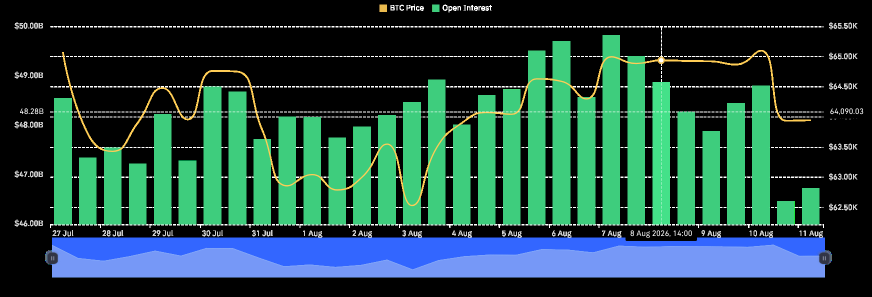
#> input picture download.png, 1743 x 594 px (shown at 1/2 size)
$ python -i skan_normal.py   (imports and definitions only)
#> lines starting #> are read from the running program, lines starting #| are printed output that depends on the picture; after the words box and inside, x2 and y2 are one past the last pixel; in counts of white or black regions, pixels touching at a corner belong together
import glob
import os
import cv2
import numpy as np
import pandas as pd
import pytesseract
from datetime import datetime, timedelta
import re

# Konfiguracja ścieżki Tesseract (odkomentuj i dostosuj w razie potrzeby na Windowsie)
# pytesseract.pytesseract.tesseract_cmd = r'C:\Program Files\Tesseract-OCR\tesseract.exe'


# [4 lines left out: function setup_directories, not called in this run]


def ocr_digits_only(crop_img):
    """Odczytuje datę/czas z wyciętego fragmentu osi X."""
    if crop_img is None or crop_img.size == 0:
        return ''

    # Powiększenie 3x dla poprawy ostrości OCR
    resized = cv2.resize(crop_img, None, fx=3, fy=3, interpolation=cv2.INTER_CUBIC)
    gray = cv2.cvtColor(resized, cv2.COLOR_BGR2GRAY)
    _, thresh = cv2.threshold(gray, 0, 255, cv2.THRESH_BINARY_INV + cv2.THRESH_OTSU)

    bordered = cv2.copyMakeBorder(thresh, 10, 10, 10, 10, cv2.BORDER_CONSTANT, value=[0, 0, 0])

    # Konfiguracja Tesseract - tylko cyfry i separatory czasowe
    custom_config = r'--oem 3 --psm 8 -c tessedit_char_whitelist=0123456789-.:,$B/ '
    text = pytesseract.image_to_string(bordered, config=custom_config).strip()
    return text


def get_volume_scale(filename):
    """
    Zwraca zakres wolumenu (Min, Max w Mld USD) dla lewej osi Y
    w zależności od nazwy pliku.
    """
    fname_lower = filename.lower()

    if 'btc' in fname_lower:
        return 0.0, 10.0   # Zakres wolumenu dla BTC (0.0 - 10.0 Mld)
    elif 'sol' in fname_lower:
        return 0.0, 5.0    # Zakres wolumenu dla SOL (0.0 - 5.0 Mld)
    else:
        return 0.0, 10.0   # Domyślna skala uniwersalna


# [26 lines left out: function normalize_csv, not called in this run]


def process_image(file_path):
#> called with file_path = 'download.png'
    filename = os.path.basename(file_path)
    print(f'\n[+] Processing: {filename}')

    img = cv2.imread(file_path)
#> img is the input picture: shape (594, 1743, 3); mean B, G, R 66.7, 72.8, 34.1
    if img is None:
        print(f'[-] Błąd podczas wczytywania pliku: {filename}')
        return

    h, w, _ = img.shape
#> h = 594; w = 1743
    hsv = cv2.cvtColor(img, cv2.COLOR_BGR2HSV)
#> hsv: shape (594, 1743, 3); mean H, S, V 31, 63, 87.2

    # Pobranie skali wolumenu lewej osi Y dla danej waluty
    vol_min, vol_max = get_volume_scale(filename)

    # Wyznaczenie pionowych granic obszaru wykresu (Lewa oś Y)
    y_top = int(h * 0.10)     # Górna linia siatki (Max Vol)
#> y_top = 59
    y_bottom = int(h * 0.85)  # Dolna linia bazowa słupków (Min Vol = 0)
#> y_bottom = 504

    def pixel_to_volume(y_pos):
        """Przelicza pozycję Y szczytu słupka na wolumen (Mld USD)."""
        y_clamped = max(y_top, min(y_bottom, y_pos))
        ratio = (y_bottom - y_clamped) / float(y_bottom - y_top)
        return vol_min + ratio * (vol_max - vol_min)

    # Maska dla słupków wolumenu (zielone/jasne słupki na ciemnym tle)
    lower_green = np.array([30, 30, 40])
    upper_green = np.array([90, 255, 255])
    mask_green = cv2.inRange(hsv, lower_green, upper_green)
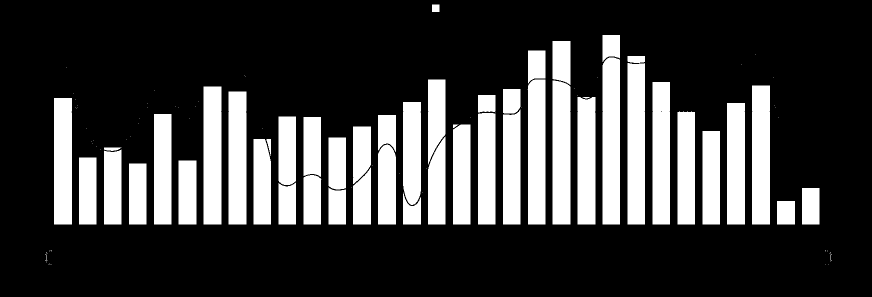
#> mask_green: shape (594, 1743) (shown at 1/2 size); 23.9% white; 118 white regions (69 under 20 px)

    contours, _ = cv2.findContours(mask_green, cv2.RETR_EXTERNAL, cv2.CHAIN_APPROX_SIMPLE)
#> contours = 118 contours, 70 with area under 20; largest, box (x1, y1, x2, y2) and area: (1205, 115, 1240, 449) 11224, (1255, 126, 1290, 449) 10903, (1105, 161, 1141, 449) 9913, (1056, 159, 1091, 449) 9768, (1504, 171, 1540, 449) 9693

    bars = []
    for cnt in contours:
        x, y, bw, bh = cv2.boundingRect(cnt)
        # Filtrujemy szumy i małe artefakty – bierzemy tylko rzeczywiste słupki wolumenu
        if bh > 10 and bw >= 3 and bh < (h * 0.80):
            bars.append((x, y, bw, bh))
#> this loop made 118 passes
#> (x, y, bw, bh) on passes 1, 2, 3, 4, 6, 9, 12, 19, 20, 26, 27, 29: (1650, 529, 1, 1), (103, 529, 1, 1), (1656, 528, 1, 1), (100, 528, 1, 1), (1660, 523, 1, 1), (1660, 521, 1, 1), (92, 510, 3, 12), (1651, 502, 1, 1), (102, 502, 1, 1), (844, 385, 1, 1), (806, 385, 36, 64), (657, 375, 35, 74)
#> (cnt, x, y, bw, bh) on passes 5, 7, 8, 10, 11, 13: ([[98, 527], [97, 528], [98, 528]], 97, 527, 2, 2), ([[93, 523], [92, 524]], 92, 523, 2, 2), ([[1662, 521], [1663, 521]], 1662, 521, 2, 1), ([[90, 521], [91, 521]], 90, 521, 2, 1), ([[1661, 510], [1661, 519]], 1661, 510, 1, 10), ([[1662, 508], [1663, 508]], 1662, 508, 2, 1)
#> after the loop, bars = 47 items, first 6: (92, 510, 3, 12), (1554, 402, 36, 47), (806, 385, 36, 64), (1604, 376, 35, 73), (657, 375, 35, 74), (557, 365, 35, 84)

    # Sortowanie słupków po osi X (od lewej do prawej)
    bars = sorted(bars, key=lambda b: b[0])
#> bars = 47 items, first 6: (92, 510, 3, 12), (108, 196, 36, 253), (158, 315, 35, 134), (208, 299, 35, 150), (258, 327, 35, 122), (308, 228, 35, 221)

    results = []
    for idx, (bx, by, bw, bh) in enumerate(bars):
        # Szczyt słupka przeliczony na lewą oś Y
        vol_val = pixel_to_volume(by)

        # Wycięcie fragmentu z osią czasu pod dolną krawędzią słupka
        crop_y1 = min(h - 5, by + bh)
        crop_y2 = min(h, crop_y1 + int(h * 0.08))
        crop_x1 = max(0, bx - 8)
        crop_x2 = min(w, bx + bw + 8)

        time_crop = img[crop_y1:crop_y2, crop_x1:crop_x2]
        time_str = ocr_digits_only(time_crop)

        results.append({
            'Index': idx + 1,
            'Czas (OCR)': time_str if time_str else 'N/A',
            'Wolumen (Mld USD - Lewa Oś Y)': round(vol_val, 3)
        })
#> this loop made 1 pass
#> (bx, by, bw, bh, y_clamped in pixel_to_volume, ratio in pixel_to_volume, vol_val, crop_y1) on pass 1: (92, 510, 3, 12, 504, 0, 0, 522)
#> pass 1, in ocr_digits_only, `resized = cv2.resize(crop_img, None, fx=3, fy=3, interpolation=cv2.INT..`:
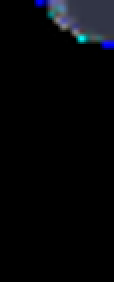
#> resized: shape (141, 57, 3) (shown 2 times larger); mean of channels 0, 1, 2 7.8, 5.5, 4.5; drawn as B, G, R
#> pass 1, in ocr_digits_only, `gray = cv2.cvtColor(resized, cv2.COLOR_BGR2GRAY)`:
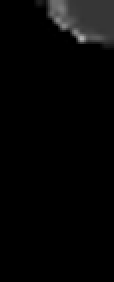
#> gray: shape (141, 57) (shown 2 times larger); min 0, max 179, mean 5.4
#> pass 1, in ocr_digits_only, `_, thresh = cv2.threshold(gray, 0, 255, cv2.THRESH_BINARY_INV + cv2.TH..`:
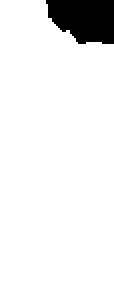
#> thresh: shape (141, 57) (shown 2 times larger); 92.4% white; 1 black region, box (x1, y1, x2, y2) and area: (23, 0, 57, 22) 610
#> pass 1, in ocr_digits_only, `bordered = cv2.copyMakeBorder(thresh, 10, 10, 10, 10, cv2.BORDER_CONST..`:
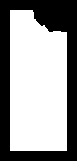
#> bordered: shape (161, 77); 59.9% white; 1 black region, box (x1, y1, x2, y2) and area: (0, 0, 77, 161) 4970
#> after the loop, results = []

    # Tworzenie DataFrame i zapis
    df = pd.DataFrame(results)
    base_name = os.path.splitext(filename)[0]
    csv_output_path = f'./przetworzone/{base_name}_dane.csv'
    df.to_csv(csv_output_path, index=False)
    print(f'  [✓] Wykryto słupków wolumenu: {len(bars)}. Zapisano tymczasowy CSV.')

    # Normalizacja daty (format: YYYY-MM-DD, HH:MM:SS)
    normalize_csv(csv_output_path)


# [17 lines left out: function main, not called in this run]


# [2 lines not run here, left out]

#> (the run stopped early here; a loop or call above may not have finished)
